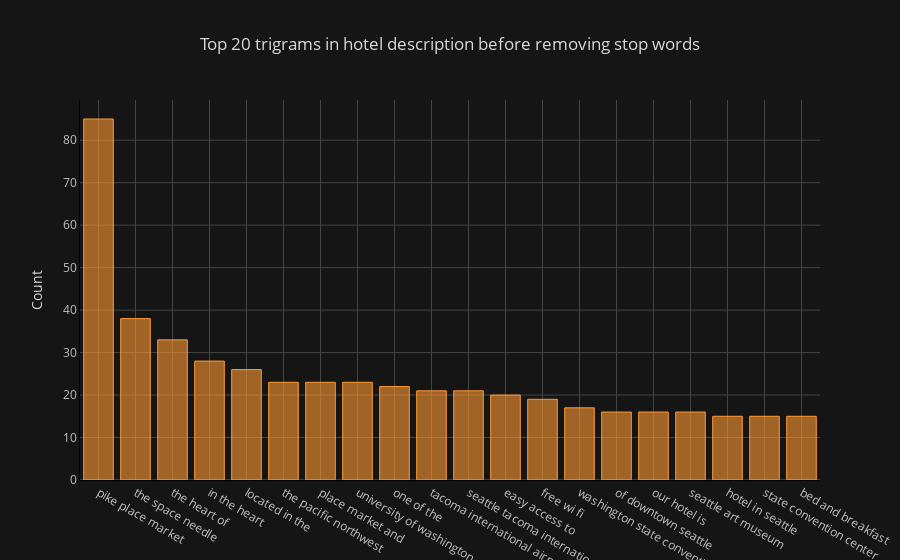

Notebook cell for this chart:
### Markdown cell above
### Trigrams Frequency Distribution Before Removing Stop Words

### Code cell
def get_top_n_trigram(corpus, n=None):
    vec = CountVectorizer(ngram_range=(3, 3)).fit(corpus)
    bag_of_words = vec.transform(corpus)
    sum_words = bag_of_words.sum(axis=0) 
    words_freq = [(word, sum_words[0, idx]) for word, idx in vec.vocabulary_.items()]
    words_freq =sorted(words_freq, key = lambda x: x[1], reverse=True)
    return words_freq[:n]
common_words = get_top_n_trigram(df['Description'], 20)
df5 = pd.DataFrame(common_words, columns = ['desc' , 'count'])
df5.groupby('desc').sum()['count'].sort_values(ascending=False).iplot(kind='bar', yTitle='Count', linecolor='black', title='Top 20 trigrams in hotel description before removing stop words')

### Figure 1 — Plotly figure (JSON) as saved in the notebook; plotly's stock layout.template omitted (floating-point values rounded to 4 significant figures)
{"data": [{"marker": {"color": "rgba(255, 153, 51, 0.6)", "line": {"color": "rgba(255, 153, 51, 1.0)", "width": 1}}, "name": "count", "orientation": "v", "text": "", "type": "bar", "uid": "ead68228-3f97-4644-97fe-0df9e1a3ad68", "x": ["pike place market", "the space needle", "the heart of", "in the heart", "located in the", "the pacific northwest", "place market and", "university of washington", "one of the", "tacoma international airport", "seattle tacoma international", "easy access to", "free wi fi", "washington state convention", "of downtown seattle", "our hotel is", "seattle art museum", "hotel in seattle", "state convention center", "bed and breakfast"], "y": [85, 38, 33, 28, 26, 23, 23, 23, 22, 21, 21, 20, 19, 17, 16, 16, 16, 15, 15, 15]}], "layout": {"legend": {"bgcolor": "#151516", "font": {"color": "#D9D9D9"}}, "paper_bgcolor": "#151516", "plot_bgcolor": "#151516", "title": {"font": {"color": "#D9D9D9"}, "text": "Top 20 trigrams in hotel description before removing stop words"}, "xaxis": {"gridcolor": "#434343", "linecolor": "black", "showgrid": true, "tickfont": {"color": "#C2C2C2"}, "title": {"font": {"color": "#D9D9D9"}, "text": ""}, "zerolinecolor": "#666570"}, "yaxis": {"gridcolor": "#434343", "linecolor": "black", "showgrid": true, "tickfont": {"color": "#C2C2C2"}, "title": {"font": {"color": "#D9D9D9"}, "text": "Count"}, "zerolinecolor": "#666570"}}}
